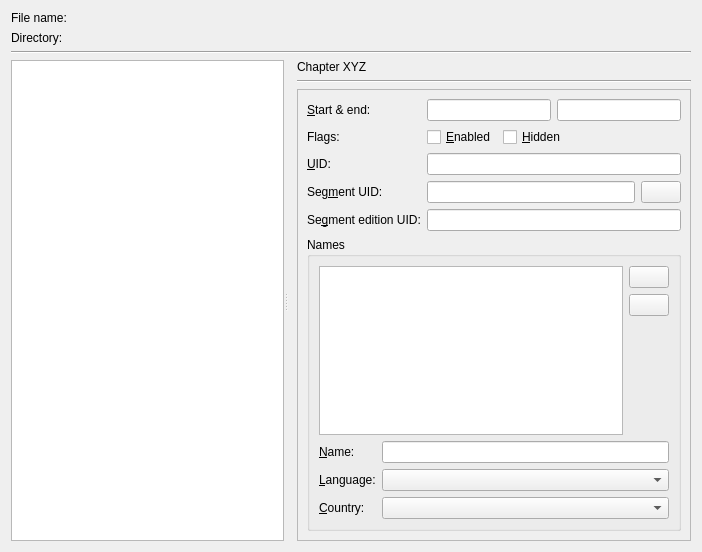
<?xml version="1.0" encoding="UTF-8"?>
<!-- 
TODO
TODO
TODO
change this to something useful!
TODO
TODO
TODO
-->


<ui version="4.0">
 <class>mtx::gui::Extraction::Tab</class>
 <widget class="QWidget" name="mtx::gui::Extraction::Tab">
  <property name="geometry">
   <rect>
    <x>0</x>
    <y>0</y>
    <width>702</width>
    <height>552</height>
   </rect>
  </property>
  <property name="windowTitle">
   <string notr="true">Form</string>
  </property>
  <layout class="QVBoxLayout" name="verticalLayout_5">
   <item>
    <layout class="QGridLayout" name="gridLayout">
     <item row="0" column="0">
      <widget class="QLabel" name="fileNameLabel">
       <property name="sizePolicy">
        <sizepolicy hsizetype="Minimum" vsizetype="Preferred">
         <horstretch>0</horstretch>
         <verstretch>0</verstretch>
        </sizepolicy>
       </property>
       <property name="text">
        <string>File name:</string>
       </property>
      </widget>
     </item>
     <item row="0" column="1">
      <widget class="mtx::gui::Util::ElideLabel" name="fileName">
       <property name="sizePolicy">
        <sizepolicy hsizetype="MinimumExpanding" vsizetype="Preferred">
         <horstretch>0</horstretch>
         <verstretch>0</verstretch>
        </sizepolicy>
       </property>
      </widget>
     </item>
     <item row="1" column="0">
      <widget class="QLabel" name="directoryLabel">
       <property name="sizePolicy">
        <sizepolicy hsizetype="Minimum" vsizetype="Preferred">
         <horstretch>0</horstretch>
         <verstretch>0</verstretch>
        </sizepolicy>
       </property>
       <property name="text">
        <string>Directory:</string>
       </property>
      </widget>
     </item>
     <item row="1" column="1">
      <widget class="mtx::gui::Util::ElideLabel" name="directory">
       <property name="sizePolicy">
        <sizepolicy hsizetype="MinimumExpanding" vsizetype="Preferred">
         <horstretch>0</horstretch>
         <verstretch>0</verstretch>
        </sizepolicy>
       </property>
      </widget>
     </item>
    </layout>
   </item>
   <item>
    <widget class="Line" name="line">
     <property name="orientation">
      <enum>Qt::Horizontal</enum>
     </property>
    </widget>
   </item>
   <item>
    <widget class="QSplitter" name="ExtractSplitter">
     <property name="sizePolicy">
      <sizepolicy hsizetype="Expanding" vsizetype="Expanding">
       <horstretch>0</horstretch>
       <verstretch>0</verstretch>
      </sizepolicy>
     </property>
     <property name="orientation">
      <enum>Qt::Horizontal</enum>
     </property>
     <property name="childrenCollapsible">
      <bool>false</bool>
     </property>
     <widget class="mtx::gui::Util::BasicTreeView" name="elements">
      <property name="sizePolicy">
       <sizepolicy hsizetype="Expanding" vsizetype="Expanding">
        <horstretch>0</horstretch>
        <verstretch>0</verstretch>
       </sizepolicy>
      </property>
      <property name="contextMenuPolicy">
       <enum>Qt::CustomContextMenu</enum>
      </property>
      <property name="editTriggers">
       <set>QAbstractItemView::NoEditTriggers</set>
      </property>
      <property name="dragEnabled">
       <bool>true</bool>
      </property>
      <property name="dragDropMode">
       <enum>QAbstractItemView::InternalMove</enum>
      </property>
      <property name="defaultDropAction">
       <enum>Qt::MoveAction</enum>
      </property>
      <property name="headerHidden">
       <bool>false</bool>
      </property>
      <attribute name="headerVisible">
       <bool>true</bool>
      </attribute>
     </widget>
     <widget class="QStackedWidget" name="pageContainer">
      <property name="sizePolicy">
       <sizepolicy hsizetype="Expanding" vsizetype="Expanding">
        <horstretch>0</horstretch>
        <verstretch>0</verstretch>
       </sizepolicy>
      </property>
      <property name="currentIndex">
       <number>2</number>
      </property>
      <widget class="QWidget" name="emptyPage"/>
      <widget class="QWidget" name="editionPage">
       <layout class="QVBoxLayout" name="verticalLayout">
        <property name="leftMargin">
         <number>6</number>
        </property>
        <property name="topMargin">
         <number>0</number>
        </property>
        <property name="rightMargin">
         <number>0</number>
        </property>
        <property name="bottomMargin">
         <number>0</number>
        </property>
        <item>
         <widget class="QLabel" name="lEditionEntry">
          <property name="text">
           <string>Edition entry</string>
          </property>
         </widget>
        </item>
        <item>
         <widget class="Line" name="line_2">
          <property name="orientation">
           <enum>Qt::Horizontal</enum>
          </property>
         </widget>
        </item>
        <item>
         <layout class="QGridLayout" name="gridLayout_2">
          <item row="0" column="0">
           <widget class="QLabel" name="lEdFlags">
            <property name="text">
             <string>Flags:</string>
            </property>
           </widget>
          </item>
          <item row="0" column="1">
           <layout class="QHBoxLayout" name="horizontalLayout_4">
            <item>
             <widget class="QCheckBox" name="cbEdFlagDefault">
              <property name="text">
               <string>&amp;Default</string>
              </property>
             </widget>
            </item>
            <item>
             <widget class="QCheckBox" name="cbEdFlagHidden">
              <property name="text">
               <string>&amp;Hidden</string>
              </property>
             </widget>
            </item>
            <item>
             <widget class="QCheckBox" name="cbEdFlagOrdered">
              <property name="text">
               <string>&amp;Ordered</string>
              </property>
             </widget>
            </item>
            <item>
             <spacer name="horizontalSpacer_2">
              <property name="orientation">
               <enum>Qt::Horizontal</enum>
              </property>
              <property name="sizeHint" stdset="0">
               <size>
                <width>40</width>
                <height>20</height>
               </size>
              </property>
             </spacer>
            </item>
           </layout>
          </item>
          <item row="1" column="0">
           <widget class="QLabel" name="lEdUid">
            <property name="text">
             <string>&amp;UID:</string>
            </property>
            <property name="buddy">
             <cstring>leEdUid</cstring>
            </property>
           </widget>
          </item>
          <item row="1" column="1">
           <widget class="mtx::gui::Util::BasicLineEdit" name="leEdUid"/>
          </item>
         </layout>
        </item>
        <item>
         <spacer name="verticalSpacer">
          <property name="orientation">
           <enum>Qt::Vertical</enum>
          </property>
          <property name="sizeHint" stdset="0">
           <size>
            <width>20</width>
            <height>334</height>
           </size>
          </property>
         </spacer>
        </item>
       </layout>
      </widget>
      <widget class="QWidget" name="chapterPage">
       <layout class="QVBoxLayout" name="verticalLayout_7">
        <property name="topMargin">
         <number>0</number>
        </property>
        <property name="rightMargin">
         <number>0</number>
        </property>
        <property name="bottomMargin">
         <number>0</number>
        </property>
        <item>
         <widget class="mtx::gui::Util::ElideLabel" name="lChapter">
          <property name="text">
           <string notr="true">Chapter XYZ</string>
          </property>
         </widget>
        </item>
        <item>
         <widget class="Line" name="line_3">
          <property name="orientation">
           <enum>Qt::Horizontal</enum>
          </property>
         </widget>
        </item>
        <item>
         <widget class="QScrollArea" name="scrollArea">
          <property name="widgetResizable">
           <bool>true</bool>
          </property>
          <widget class="QWidget" name="scrollAreaWidgetContents">
           <property name="geometry">
            <rect>
             <x>0</x>
             <y>0</y>
             <width>411</width>
             <height>445</height>
            </rect>
           </property>
           <layout class="QVBoxLayout" name="verticalLayout_2">
            <item>
             <layout class="QGridLayout" name="gridLayout_3">
              <item row="0" column="0">
               <widget class="QLabel" name="lChStart">
                <property name="text">
                 <string>&amp;Start &amp;&amp; end:</string>
                </property>
                <property name="buddy">
                 <cstring>leChStart</cstring>
                </property>
               </widget>
              </item>
              <item row="0" column="1">
               <layout class="QHBoxLayout" name="horizontalLayout_2">
                <item>
                 <widget class="mtx::gui::Util::BasicLineEdit" name="leChStart"/>
                </item>
                <item>
                 <widget class="mtx::gui::Util::BasicLineEdit" name="leChEnd"/>
                </item>
               </layout>
              </item>
              <item row="1" column="0">
               <widget class="QLabel" name="lChFlags">
                <property name="text">
                 <string>Flags:</string>
                </property>
               </widget>
              </item>
              <item row="1" column="1">
               <layout class="QHBoxLayout" name="horizontalLayout">
                <item>
                 <widget class="QCheckBox" name="cbChFlagEnabled">
                  <property name="text">
                   <string>&amp;Enabled</string>
                  </property>
                 </widget>
                </item>
                <item>
                 <widget class="QCheckBox" name="cbChFlagHidden">
                  <property name="text">
                   <string>&amp;Hidden</string>
                  </property>
                 </widget>
                </item>
                <item>
                 <spacer name="horizontalSpacer">
                  <property name="orientation">
                   <enum>Qt::Horizontal</enum>
                  </property>
                  <property name="sizeHint" stdset="0">
                   <size>
                    <width>40</width>
                    <height>20</height>
                   </size>
                  </property>
                 </spacer>
                </item>
               </layout>
              </item>
              <item row="2" column="0">
               <widget class="QLabel" name="lChUid">
                <property name="text">
                 <string>&amp;UID:</string>
                </property>
                <property name="buddy">
                 <cstring>leChUid</cstring>
                </property>
               </widget>
              </item>
              <item row="2" column="1">
               <widget class="mtx::gui::Util::BasicLineEdit" name="leChUid"/>
              </item>
              <item row="3" column="0">
               <widget class="QLabel" name="lChSegmentUid">
                <property name="text">
                 <string>Seg&amp;ment UID:</string>
                </property>
                <property name="buddy">
                 <cstring>leChSegmentUid</cstring>
                </property>
               </widget>
              </item>
              <item row="4" column="0">
               <widget class="QLabel" name="lChSegmentEditionUid">
                <property name="text">
                 <string>Se&amp;gment edition UID:</string>
                </property>
                <property name="buddy">
                 <cstring>leChSegmentEditionUid</cstring>
                </property>
               </widget>
              </item>
              <item row="4" column="1">
               <widget class="mtx::gui::Util::BasicLineEdit" name="leChSegmentEditionUid"/>
              </item>
              <item row="3" column="1">
               <layout class="QHBoxLayout" name="horizontalLayout_5">
                <item>
                 <widget class="mtx::gui::Util::BasicLineEdit" name="leChSegmentUid"/>
                </item>
                <item>
                 <widget class="QPushButton" name="pbBrowseSegmentUID">
                  <property name="text">
                   <string/>
                  </property>
                  <property name="icon">
                   <iconset resource="../../qt_resources.qrc">
                    <normaloff>:/icons/16x16/document-open.png</normaloff>:/icons/16x16/document-open.png</iconset>
                  </property>
                 </widget>
                </item>
               </layout>
              </item>
             </layout>
            </item>
            <item>
             <widget class="QGroupBox" name="gbChNames">
              <property name="title">
               <string>Names</string>
              </property>
              <layout class="QVBoxLayout" name="verticalLayout_4">
               <item>
                <layout class="QHBoxLayout" name="horizontalLayout_3">
                 <item>
                  <widget class="mtx::gui::Util::BasicTreeView" name="tvChNames">
                   <property name="dragEnabled">
                    <bool>true</bool>
                   </property>
                   <property name="dragDropMode">
                    <enum>QAbstractItemView::InternalMove</enum>
                   </property>
                   <property name="defaultDropAction">
                    <enum>Qt::MoveAction</enum>
                   </property>
                  </widget>
                 </item>
                 <item>
                  <layout class="QVBoxLayout" name="verticalLayout_3">
                   <item>
                    <widget class="QPushButton" name="pbChAddName">
                     <property name="text">
                      <string/>
                     </property>
                     <property name="icon">
                      <iconset resource="../../qt_resources.qrc">
                       <normaloff>:/icons/16x16/list-add.png</normaloff>:/icons/16x16/list-add.png</iconset>
                     </property>
                    </widget>
                   </item>
                   <item>
                    <widget class="QPushButton" name="pbChRemoveName">
                     <property name="text">
                      <string/>
                     </property>
                     <property name="icon">
                      <iconset resource="../../qt_resources.qrc">
                       <normaloff>:/icons/16x16/list-remove.png</normaloff>:/icons/16x16/list-remove.png</iconset>
                     </property>
                    </widget>
                   </item>
                   <item>
                    <spacer name="verticalSpacer_2">
                     <property name="orientation">
                      <enum>Qt::Vertical</enum>
                     </property>
                     <property name="sizeHint" stdset="0">
                      <size>
                       <width>20</width>
                       <height>40</height>
                      </size>
                     </property>
                    </spacer>
                   </item>
                  </layout>
                 </item>
                </layout>
               </item>
               <item>
                <layout class="QGridLayout" name="gridLayout_4">
                 <item row="0" column="0">
                  <widget class="QLabel" name="lChName">
                   <property name="text">
                    <string>&amp;Name:</string>
                   </property>
                   <property name="buddy">
                    <cstring>leChName</cstring>
                   </property>
                  </widget>
                 </item>
                 <item row="0" column="1">
                  <widget class="mtx::gui::Util::BasicLineEdit" name="leChName"/>
                 </item>
                 <item row="1" column="0">
                  <widget class="QLabel" name="lChNameLanguage">
                   <property name="text">
                    <string>&amp;Language:</string>
                   </property>
                   <property name="buddy">
                    <cstring>cbChNameLanguage</cstring>
                   </property>
                  </widget>
                 </item>
                 <item row="1" column="1">
                  <widget class="mtx::gui::Util::LanguageComboBox" name="cbChNameLanguage"/>
                 </item>
                 <item row="2" column="0">
                  <widget class="QLabel" name="lChNameCountry">
                   <property name="text">
                    <string>&amp;Country:</string>
                   </property>
                   <property name="buddy">
                    <cstring>cbChNameCountry</cstring>
                   </property>
                  </widget>
                 </item>
                 <item row="2" column="1">
                  <widget class="mtx::gui::Util::CountryComboBox" name="cbChNameCountry"/>
                 </item>
                </layout>
               </item>
              </layout>
             </widget>
            </item>
            <item>
             <spacer name="verticalSpacer_3">
              <property name="orientation">
               <enum>Qt::Vertical</enum>
              </property>
              <property name="sizeHint" stdset="0">
               <size>
                <width>20</width>
                <height>13</height>
               </size>
              </property>
             </spacer>
            </item>
           </layout>
          </widget>
         </widget>
        </item>
       </layout>
      </widget>
     </widget>
    </widget>
   </item>
  </layout>
 </widget>
 <customwidgets>
  <customwidget>
   <class>mtx::gui::Util::ElideLabel</class>
   <extends>QLabel</extends>
   <header>mkvtoolnix-gui/util/elide_label.h</header>
   <container>1</container>
  </customwidget>
  <customwidget>
   <class>mtx::gui::Util::BasicTreeView</class>
   <extends>QTreeView</extends>
   <header>mkvtoolnix-gui/util/basic_tree_view.h</header>
  </customwidget>
  <customwidget>
   <class>mtx::gui::Util::BasicLineEdit</class>
   <extends>QLineEdit</extends>
   <header>mkvtoolnix-gui/util/basic_line_edit.h</header>
  </customwidget>
  <customwidget>
   <class>mtx::gui::Util::LanguageComboBox</class>
   <extends>QComboBox</extends>
   <header>mkvtoolnix-gui/util/language_combo_box.h</header>
  </customwidget>
  <customwidget>
   <class>mtx::gui::Util::CountryComboBox</class>
   <extends>QComboBox</extends>
   <header>mkvtoolnix-gui/util/country_combo_box.h</header>
  </customwidget>
 </customwidgets>
 <tabstops>
  <tabstop>elements</tabstop>
  <tabstop>cbEdFlagDefault</tabstop>
  <tabstop>cbEdFlagHidden</tabstop>
  <tabstop>cbEdFlagOrdered</tabstop>
  <tabstop>leEdUid</tabstop>
  <tabstop>scrollArea</tabstop>
  <tabstop>leChStart</tabstop>
  <tabstop>leChEnd</tabstop>
  <tabstop>cbChFlagEnabled</tabstop>
  <tabstop>cbChFlagHidden</tabstop>
  <tabstop>leChUid</tabstop>
  <tabstop>leChSegmentUid</tabstop>
  <tabstop>pbBrowseSegmentUID</tabstop>
  <tabstop>leChSegmentEditionUid</tabstop>
  <tabstop>tvChNames</tabstop>
  <tabstop>pbChAddName</tabstop>
  <tabstop>pbChRemoveName</tabstop>
  <tabstop>leChName</tabstop>
  <tabstop>cbChNameLanguage</tabstop>
  <tabstop>cbChNameCountry</tabstop>
 </tabstops>
 <resources>
  <include location="../../qt_resources.qrc"/>
 </resources>
 <connections/>
 <slots>
  <slot>itemSelected(QModelIndex)</slot>
 </slots>
</ui>
